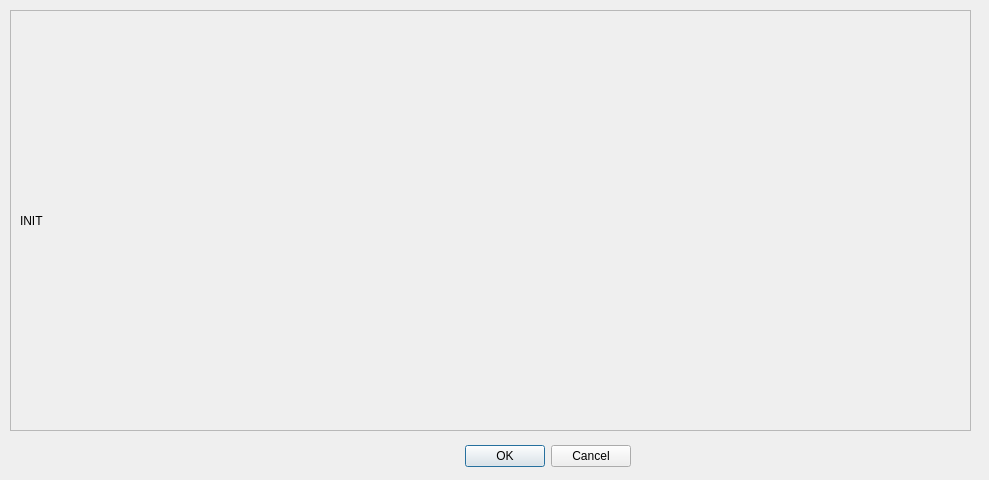
<?xml version="1.0" encoding="UTF-8"?>
<ui version="4.0">
 <class>licenseDialog</class>
 <widget class="QDialog" name="licenseDialog">
  <property name="geometry">
   <rect>
    <x>0</x>
    <y>0</y>
    <width>989</width>
    <height>480</height>
   </rect>
  </property>
  <property name="sizePolicy">
   <sizepolicy hsizetype="Maximum" vsizetype="Maximum">
    <horstretch>0</horstretch>
    <verstretch>0</verstretch>
   </sizepolicy>
  </property>
  <property name="windowTitle">
   <string>Licensing</string>
  </property>
  <widget class="QDialogButtonBox" name="buttonBox">
   <property name="geometry">
    <rect>
     <x>10</x>
     <y>440</y>
     <width>621</width>
     <height>32</height>
    </rect>
   </property>
   <property name="orientation">
    <enum>Qt::Horizontal</enum>
   </property>
   <property name="standardButtons">
    <set>QDialogButtonBox::Cancel|QDialogButtonBox::Ok</set>
   </property>
  </widget>
  <widget class="QScrollArea" name="scrollArea">
   <property name="geometry">
    <rect>
     <x>10</x>
     <y>10</y>
     <width>961</width>
     <height>421</height>
    </rect>
   </property>
   <property name="widgetResizable">
    <bool>true</bool>
   </property>
   <widget class="QWidget" name="scrollAreaWidgetContents">
    <property name="geometry">
     <rect>
      <x>0</x>
      <y>0</y>
      <width>959</width>
      <height>419</height>
     </rect>
    </property>
    <layout class="QHBoxLayout" name="horizontalLayout">
     <item>
      <widget class="QLabel" name="label">
       <property name="text">
        <string>INIT</string>
       </property>
       <property name="wordWrap">
        <bool>true</bool>
       </property>
      </widget>
     </item>
    </layout>
   </widget>
  </widget>
 </widget>
 <resources/>
 <connections>
  <connection>
   <sender>buttonBox</sender>
   <signal>rejected()</signal>
   <receiver>licenseDialog</receiver>
   <slot>close()</slot>
   <hints>
    <hint type="sourcelabel">
     <x>316</x>
     <y>260</y>
    </hint>
    <hint type="destinationlabel">
     <x>286</x>
     <y>274</y>
    </hint>
   </hints>
  </connection>
  <connection>
   <sender>buttonBox</sender>
   <signal>accepted()</signal>
   <receiver>licenseDialog</receiver>
   <slot>close()</slot>
   <hints>
    <hint type="sourcelabel">
     <x>248</x>
     <y>254</y>
    </hint>
    <hint type="destinationlabel">
     <x>157</x>
     <y>274</y>
    </hint>
   </hints>
  </connection>
 </connections>
</ui>
